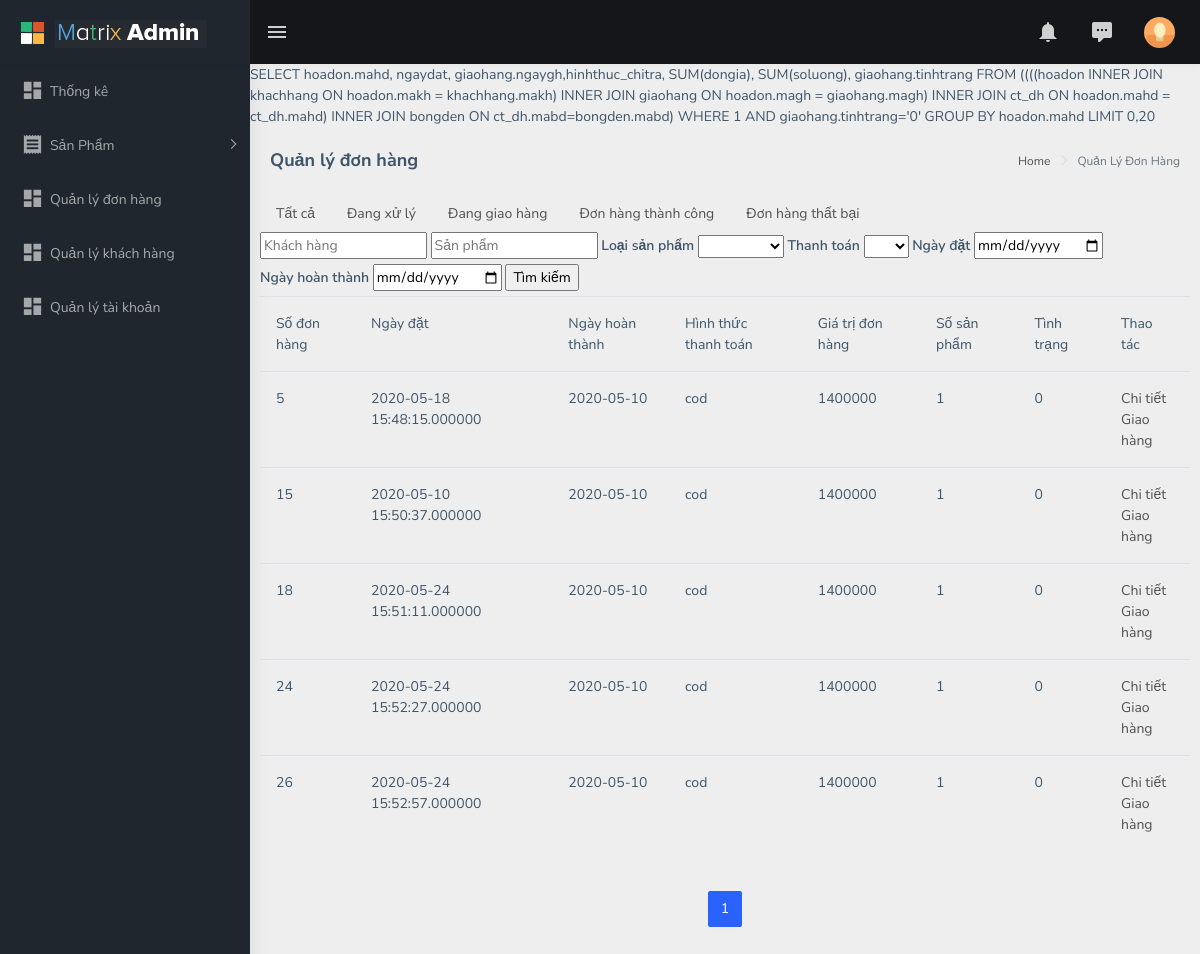
/admin/index.php?page=manager_order&order_state=0 (signed in), run on the app's committed database.
### tables this page shows
CREATE TABLE `hoadon` (
  `mahd` int(11) NOT NULL,
  `makh` int(11) DEFAULT NULL,
  `magh` int(11) DEFAULT NULL,
  `ngaydat` datetime(6) DEFAULT NULL,
  `ghichu` varchar(500) DEFAULT NULL,
  `hinhthuc_chitra` varchar(255) NOT NULL DEFAULT 'cod'
);

CREATE TABLE `giaohang` (
  `magh` int(11) NOT NULL,
  `ngaygh` date DEFAULT NULL,
  `diachi` varchar(255) DEFAULT NULL,
  `tinhtrang` varchar(255) DEFAULT NULL,
  `sdt` varchar(12) DEFAULT NULL
);

### admin/model/Connection.php (called while the page is built, shortened)
<?php
class Connection {
    private $servername = "localhost";
    private $username = "root";
    private $password = "";
    private $databaseName =	"bong_den";
    private $conn;
    public function __construct() {
        $this->conn = new PDO("mysql:host=$this->servername:3306;dbname=$this->databaseName", $this->username, $this->password);
        $this->conn->setAttribute(PDO::ATTR_ERRMODE, PDO::ERRMODE_EXCEPTION);
        $this->conn->exec("set names utf8");
    }
    public function select($query) {
        $stmt = $this->conn->prepare($query);
        $stmt->setFetchMode(PDO::FETCH_ASSOC);
        $stmt->execute();
        return $stmt;
    }
    public function totalRecord($query){
        $stmt = $this->select($query);
        $total_record = $stmt->rowCount();
        return $total_record;
    }
}

### admin/view/manager_order.php (the view, shortened to what this page needs)
<div class="page-wrapper">
    <?php
include_once "./model/Connection.php";
$connect = new Connection();
        $instance_page = 1;
        $limit = 20;
        $start = ($instance_page-1)*$limit;
        $query = "SELECT hoadon.mahd, ngaydat, giaohang.ngaygh,hinhthuc_chitra, SUM(dongia), SUM(soluong), giaohang.tinhtrang
        FROM ((((hoadon INNER JOIN khachhang ON hoadon.makh = khachhang.makh)
                INNER JOIN giaohang ON hoadon.magh = giaohang.magh)
                INNER JOIN ct_dh ON  hoadon.mahd = ct_dh.mahd)
                INNER JOIN bongden ON ct_dh.mabd=bongden.mabd) ";
        $condition = "WHERE 1";
        if(isset($_GET['order_state'])){
            $condition .= " AND giaohang.tinhtrang='".$_GET['order_state']."' ";
        }
        $query .= $condition;
        $total_record = $connect->totalRecord("SELECT hoadon.mahd FROM
        ((((hoadon INNER JOIN khachhang ON hoadon.makh = khachhang.makh)
        INNER JOIN giaohang ON hoadon.magh = giaohang.magh)
        INNER JOIN ct_dh ON  hoadon.mahd = ct_dh.mahd)
        INNER JOIN bongden ON ct_dh.mabd=bongden.mabd)"
        .$condition);
        $total_page = ceil($total_record/$limit);
        $query .= " GROUP BY hoadon.mahd LIMIT $start,$limit ";
        echo $query;
         $order_stmt = $connect->select($query);
?>
    <div class="page-breadcrumb">
        <div class="row">
            <div class="col-12 d-flex no-block align-items-center">
                <h4 class="page-title">Quản lý đơn hàng</h4>
                <div class="ml-auto text-right">
                    <nav aria-label="breadcrumb">
                        <ol class="breadcrumb">
                            <li class="breadcrumb-item"><a href="?page=home">Home</a></li>
                            <li class="breadcrumb-item active" aria-current="page">Quản Lý Đơn Hàng</li>
                        </ol>
                    </nav>
                </div>
            </div>
        </div>
    </div>
    <div class="container-fluid">
        <div class="row">
            <ul class="nav">
                <li class="nav-item">
                    <a class="nav-link" href="?page=manager_order"> Tất cả </a>
                </li>
                <li class="nav-item">
                    <a class="nav-link" href="?page=manager_order&order_state=0"> Đang xử lý </a>
                </li>
                <li class="nav-item">
                    <a class="nav-link" href="?page=manager_order&order_state=1"> Đang giao hàng </a>
                </li>
                <li class="nav-item">
                    <a class="nav-link" href="?page=manager_order&order_state=2"> Đơn hàng thành công</a>
                </li>
                <li class="nav-item">
                    <a class="nav-link" href="?page=manager_order&order_state=-1"> Đơn hàng thất bại</a>
                </li>
            </ul>
        </div>
        <div class="row">
            <form action="" method="POST">
            <input type="text" name="customer_name" placeholder="Khách hàng">
            <input type="text" name="product_name" placeholder="Sản phẩm">
            <label for="category_id"> Loại sản phẩm </label>
            <select name="category_id" id="" >
                <option value=""></option>
                <?php
                $list_category = $connect->select("SELECT maloai,tenloai FROM loaibd");
                while($row = $list_category->fetch())
                {
                    echo "<option value='".$row['maloai']."' >". $row['tenloai'] ."</option>";
                }
                ?>
            </select>
            <label for="payment"> Thanh toán </label>
            <select name="payment" id="">
                <option value=""></option>
                <?php
                $list_payment = $connect->select("SELECT hinhthuc_chitra FROM hoadon GROUP BY hinhthuc_chitra");
                while($row = $list_payment->fetch())
                {
                    echo "<option value='".$row['hinhthuc_chitra']."' >". $row['hinhthuc_chitra'] ."</option>";
                }
                ?>
            </select>
            <label for="order_date"> Ngày đặt </label>
            <input type="date" name="order_date" >
            <label for="comp_date"> Ngày hoàn thành </label>
            <input type="date" name="comp_date" >
            <input type="submit" name="search" value="Tìm kiếm">
            </form>
        </div>
        <div class="row">
            <table class="table">
                <thead>
                    <tr>
                        <td> <span> Số đơn hàng </span></td>
                        <td> <span> Ngày đặt </span></td>
                        <td> <span> Ngày hoàn thành </span></td>
                        <td> <span> Hình thức thanh toán </span></td>
                        <td> <span> Giá trị đơn hàng </span></td>
                        <td> <span> Số sản phẩm </span></td>
                        <td> <span> Tình trạng </span></td>
                        <td> <span> Thao tác </span></td>
                    </tr>
                </thead>
                <tbody>
                    <?php
                        while($row = $order_stmt->fetch()){
                            switch ($row["tinhtrang"]) {
                                case "0":
                                    $change_state = "<li><span><a href=\"./controller/manager_order_perform.php?order_id=".$row['mahd']."&new_state=1\"> Giao hàng </a></span></li>";
                                    break;
                            }
                            echo
                            "<tr>
                                <td> <span>". $row["mahd"] ."</span></td>
                                <td> <span>". $row["ngaydat"] ."</span></td>
                                <td> <span>". $row["ngaygh"] ."</span></td>
                                <td> <span>". $row["hinhthuc_chitra"] ."</span></td>
                                <td> <span>". $row["SUM(dongia)"] ."</span></td>
                                <td> <span>". $row["SUM(soluong)"] ."</span></td>
                                <td> <span>". $row["tinhtrang"] ."</span></td>
                                <td>
                                <ul>
                                    <li>
                                        <span><a href=\"?page=order_detail&order_id=".$row['mahd']."\"> Chi tiết </a></span>
                                    </li>
                                    ".$change_state."
                                </ul>
                                </td>
                            </tr>";
                        }
                    ?>
                </tbody>
            </table>
        </div>
        <div class="row">
            <ul class="pagination justify-content-center" style="margin:20px 0; width: 100%;">
                <?php
                    for($i = 1; $i<=$total_page; $i++){
                        if($instance_page==$i){
                            echo "<li class=\"page-item active\"><a class=\"page-link\" href=\"#\">$i</a></li>";
                            continue;
                        }
                    }
                ?>
            </ul>
        </div>
    </div>
</div>

### data on the page
hoadon: mahd "5", ngaydat "2020-05-18 15:48:15.000000", magh.ngaygh "2020-05-10", hinhthuc_chitra "cod", SUM "1400000", SUM "1", magh.tinhtrang "0"
hoadon: mahd "15", ngaydat "2020-05-10 15:50:37.000000", magh.ngaygh "2020-05-10", hinhthuc_chitra "cod", SUM "1400000", SUM "1", magh.tinhtrang "0"
hoadon: mahd "18", ngaydat "2020-05-24 15:51:11.000000", magh.ngaygh "2020-05-10", hinhthuc_chitra "cod", SUM "1400000", SUM "1", magh.tinhtrang "0"
hoadon: mahd "24", ngaydat "2020-05-24 15:52:27.000000", magh.ngaygh "2020-05-10", hinhthuc_chitra "cod", SUM "1400000", SUM "1", magh.tinhtrang "0"
hoadon: mahd "26", ngaydat "2020-05-24 15:52:57.000000", magh.ngaygh "2020-05-10", hinhthuc_chitra "cod", SUM "1400000", SUM "1", magh.tinhtrang "0"
